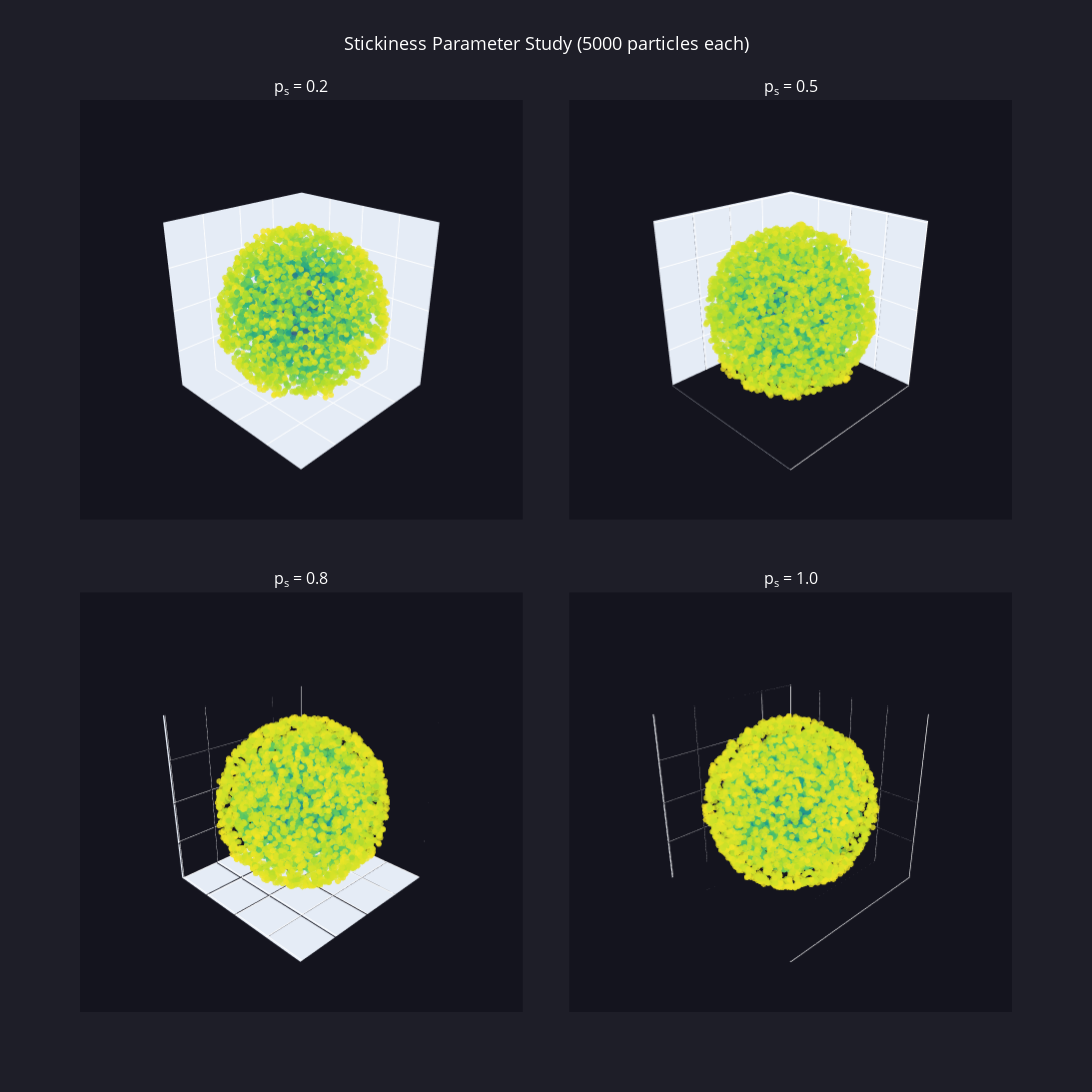

Notebook code cell kept with this figure:
### Code cell
# Create side-by-side comparison
fig = make_subplots(
    rows=2, cols=2,
    specs=[[{'type': 'scatter3d'}, {'type': 'scatter3d'}],
           [{'type': 'scatter3d'}, {'type': 'scatter3d'}]],
    subplot_titles=[f"p<sub>s</sub> = {ps}" for ps in stickiness_values],
    horizontal_spacing=0.05,
    vertical_spacing=0.08
)

for idx, (cluster, ps) in enumerate(zip(clusters, stickiness_values)):
    row = idx // 2 + 1
    col = idx % 2 + 1
    
    positions = cluster.get_positions()
    if len(positions) > 0:
        x, y, z = positions[:, 0], positions[:, 1], positions[:, 2]
        distances = np.sqrt(x**2 + y**2 + z**2)
        colors = distances / distances.max()
        
        fig.add_trace(
            go.Scatter3d(
                x=x, y=y, z=z,
                mode='markers',
                marker=dict(
                    size=2,
                    color=colors,
                    colorscale='Viridis',
                    opacity=0.8,
                    showscale=False
                ),
                showlegend=False
            ),
            row=row, col=col
        )

# Update layout
fig.update_layout(
    title=dict(
        text="Stickiness Parameter Study (5000 particles each)",
        x=0.5,
        font=dict(size=18)
    ),
    width=1200,
    height=1200,
    paper_bgcolor='rgb(30, 30, 40)',
    font=dict(color='white')
)

# Update all scenes
for i in range(1, 5):
    scene_name = f'scene{i}' if i > 1 else 'scene'
    fig.update_layout(**{
        scene_name: dict(
            bgcolor='rgb(20, 20, 30)',
            xaxis=dict(showticklabels=False, title=''),
            yaxis=dict(showticklabels=False, title=''),
            zaxis=dict(showticklabels=False, title=''),
            aspectmode='data',
            camera=dict(eye=dict(x=1.8, y=1.8, z=1.2))
        )
    })

fig.show()

### Figure 1 — Plotly figure (JSON) as saved in the notebook; plotly's stock layout.template omitted (floating-point values rounded to 4 significant figures; data arrays with more than 128 entries replaced by an {"elided": "..."} marker saying what was removed)
{"data": [{"marker": {"color": {"elided": "5326 float values"}, "colorscale": [[0, "#440154"], [0.1111, "#482878"], [0.2222, "#3e4989"], [0.3333, "#31688e"], [0.4444, "#26828e"], [0.5556, "#1f9e89"], [0.6667, "#35b779"], [0.7778, "#6ece58"], [0.8889, "#b5de2b"], [1, "#fde725"]], "opacity": 0.8, "showscale": false, "size": 2}, "mode": "markers", "scene": "scene", "showlegend": false, "type": "scatter3d", "x": {"elided": "5326 float values"}, "y": {"elided": "5326 float values"}, "z": {"elided": "5326 float values"}}, {"marker": {"color": {"elided": "5913 float values"}, "colorscale": [[0, "#440154"], [0.1111, "#482878"], [0.2222, "#3e4989"], [0.3333, "#31688e"], [0.4444, "#26828e"], [0.5556, "#1f9e89"], [0.6667, "#35b779"], [0.7778, "#6ece58"], [0.8889, "#b5de2b"], [1, "#fde725"]], "opacity": 0.8, "showscale": false, "size": 2}, "mode": "markers", "scene": "scene2", "showlegend": false, "type": "scatter3d", "x": {"elided": "5913 float values"}, "y": {"elided": "5913 float values"}, "z": {"elided": "5913 float values"}}, {"marker": {"color": {"elided": "6000 float values"}, "colorscale": [[0, "#440154"], [0.1111, "#482878"], [0.2222, "#3e4989"], [0.3333, "#31688e"], [0.4444, "#26828e"], [0.5556, "#1f9e89"], [0.6667, "#35b779"], [0.7778, "#6ece58"], [0.8889, "#b5de2b"], [1, "#fde725"]], "opacity": 0.8, "showscale": false, "size": 2}, "mode": "markers", "scene": "scene3", "showlegend": false, "type": "scatter3d", "x": {"elided": "6000 float values"}, "y": {"elided": "6000 float values"}, "z": {"elided": "6000 float values"}}, {"marker": {"color": {"elided": "6000 float values"}, "colorscale": [[0, "#440154"], [0.1111, "#482878"], [0.2222, "#3e4989"], [0.3333, "#31688e"], [0.4444, "#26828e"], [0.5556, "#1f9e89"], [0.6667, "#35b779"], [0.7778, "#6ece58"], [0.8889, "#b5de2b"], [1, "#fde725"]], "opacity": 0.8, "showscale": false, "size": 2}, "mode": "markers", "scene": "scene4", "showlegend": false, "type": "scatter3d", "x": {"elided": "6000 float values"}, "y": {"elided": "6000 float values"}, "z": {"elided": "6000 float values"}}], "layout": {"annotations": [{"font": {"size": 16}, "showarrow": false, "text": "p<sub>s</sub> = 0.2", "x": 0.2375, "xanchor": "center", "xref": "paper", "y": 1, "yanchor": "bottom", "yref": "paper"}, {"font": {"size": 16}, "showarrow": false, "text": "p<sub>s</sub> = 0.5", "x": 0.7625, "xanchor": "center", "xref": "paper", "y": 1, "yanchor": "bottom", "yref": "paper"}, {"font": {"size": 16}, "showarrow": false, "text": "p<sub>s</sub> = 0.8", "x": 0.2375, "xanchor": "center", "xref": "paper", "y": 0.46, "yanchor": "bottom", "yref": "paper"}, {"font": {"size": 16}, "showarrow": false, "text": "p<sub>s</sub> = 1.0", "x": 0.7625, "xanchor": "center", "xref": "paper", "y": 0.46, "yanchor": "bottom", "yref": "paper"}], "font": {"color": "white"}, "height": 1200, "paper_bgcolor": "rgb(30, 30, 40)", "scene": {"aspectmode": "data", "bgcolor": "rgb(20, 20, 30)", "camera": {"eye": {"x": 1.8, "y": 1.8, "z": 1.2}}, "domain": {"x": [0, 0.475], "y": [0.54, 1]}, "xaxis": {"showticklabels": false, "title": {"text": ""}}, "yaxis": {"showticklabels": false, "title": {"text": ""}}, "zaxis": {"showticklabels": false, "title": {"text": ""}}}, "scene2": {"aspectmode": "data", "bgcolor": "rgb(20, 20, 30)", "camera": {"eye": {"x": 1.8, "y": 1.8, "z": 1.2}}, "domain": {"x": [0.525, 1], "y": [0.54, 1]}, "xaxis": {"showticklabels": false, "title": {"text": ""}}, "yaxis": {"showticklabels": false, "title": {"text": ""}}, "zaxis": {"showticklabels": false, "title": {"text": ""}}}, "scene3": {"aspectmode": "data", "bgcolor": "rgb(20, 20, 30)", "camera": {"eye": {"x": 1.8, "y": 1.8, "z": 1.2}}, "domain": {"x": [0, 0.475], "y": [0, 0.46]}, "xaxis": {"showticklabels": false, "title": {"text": ""}}, "yaxis": {"showticklabels": false, "title": {"text": ""}}, "zaxis": {"showticklabels": false, "title": {"text": ""}}}, "scene4": {"aspectmode": "data", "bgcolor": "rgb(20, 20, 30)", "camera": {"eye": {"x": 1.8, "y": 1.8, "z": 1.2}}, "domain": {"x": [0.525, 1], "y": [0, 0.46]}, "xaxis": {"showticklabels": false, "title": {"text": ""}}, "yaxis": {"showticklabels": false, "title": {"text": ""}}, "zaxis": {"showticklabels": false, "title": {"text": ""}}}, "title": {"font": {"size": 18}, "text": "Stickiness Parameter Study (5000 particles each)", "x": 0.5}, "width": 1200}}
